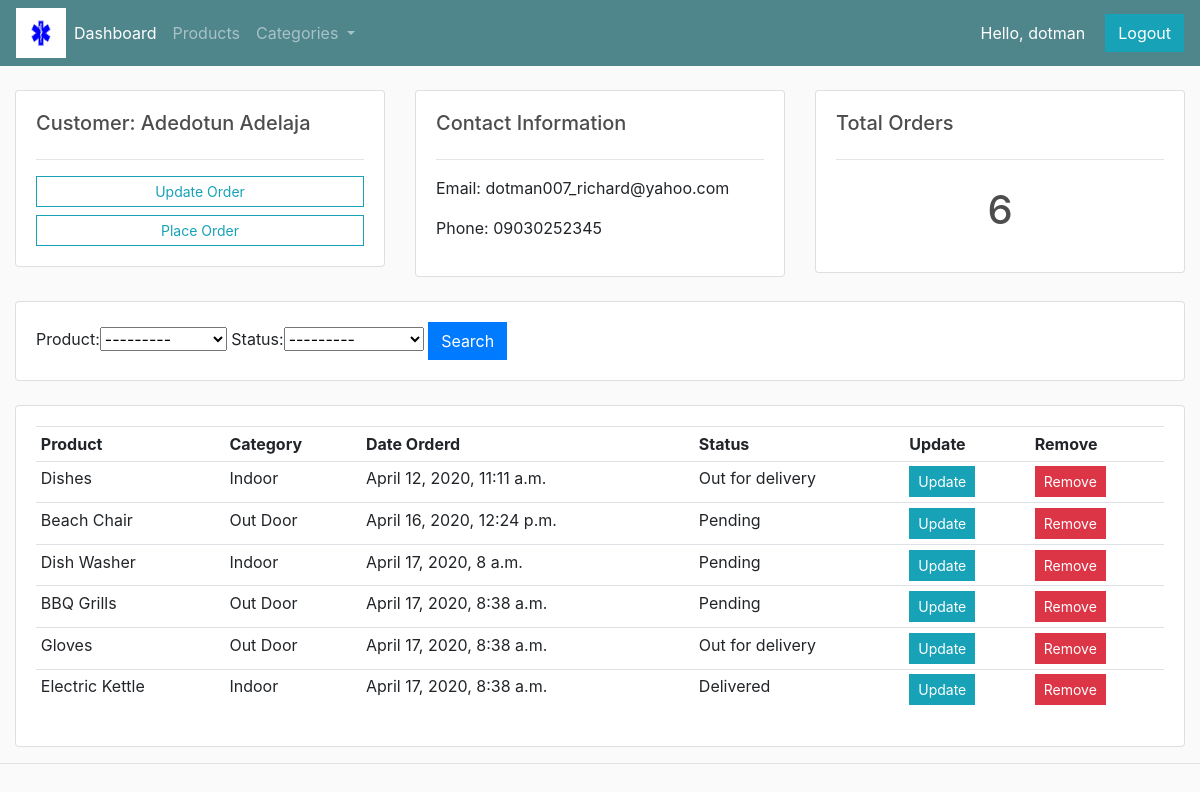
Page /customer/1 (signed in) on the committed database.
### medical/models.py (models this page shows, shortened)
class Customer(models.Model):
	user = models.OneToOneField(User, null=True, blank=True, on_delete=models.CASCADE)
	name = models.CharField(max_length=200, null=True)
	phone = models.CharField(max_length=200, null=True)
	profile_pic = models.ImageField(default='default.png', null=True, blank=True)
	email = models.CharField(max_length=200, null=True)
	date_created = models.DateTimeField(auto_now_add=True, null=True)

class Order(models.Model):
	STATUS = (
			('Pending', 'Pending'),
			('Out for delivery', 'Out for delivery'),
			('Delivered', 'Delivered'),
			)
	customer = models.ForeignKey(Customer, null=True, on_delete= models.CASCADE)
	product = models.ForeignKey(Product, null=True, on_delete= models.CASCADE)
	date_created = models.DateTimeField(auto_now_add=True, null=True)
	status = models.CharField(max_length=200, null=True, choices=STATUS)

class Product(models.Model):
	CATEGORY = (
			('Indoor', 'Indoor'),
			('Out Door', 'Out Door'),
			)
	name = models.CharField(max_length=200, null=True)
	price = models.FloatField(null=True)
	p_image = models.ImageField(null=True, blank=True,)
	category = models.CharField(max_length=200, null=True, choices=CATEGORY)
	description = models.CharField(max_length=200, null=True, blank=True)
	date_created = models.DateTimeField(auto_now_add=True, null=True)
	tags = models.ManyToManyField(Tag)
	def __str__(self):
		return self.name

### medical/decorators.py (the view)
        def wrapper_func(request, *args, **kwargs):
            group = None
            if request.user.groups.exists():
                group = request.user.groups.all()[0].name
            if group in allowed_roles:
                return view_func(request, *args, **kwargs)
            else:
                return HttpResponse('You are not authorized to view this page')

### medical/views.py (called while the page is built)
@login_required(login_url='medical:login')
@allowed_users(allowed_roles=['admin'])
def customer(request, cust):
	customer = Customer.objects.get(id=cust)
	orders = customer.order_set.all()
	orders_count = orders.count()
	myFilter = OrderFilter(request.GET, queryset=orders)
	orders = myFilter.qs
	context = {'customer': customer, 'orders': orders, 'orders_count': orders_count, 'myFilter': myFilter}
	return render(request, 'medical/customer.html', context)

### medical/templates/medical/customer.html (shortened to what this page needs)
{%  extends 'medical/main.html' %}
{% block content %}
	<br>
<div class="row">
	<div class="col-md">
		<div class="card card-body">
			<h5>Customer: {{customer.name}}</h5>
			<hr>
			<a class="btn btn-outline-info  btn-sm btn-block" href="">Update Order</a>
			<a class="btn btn-outline-info  btn-sm btn-block" href="{% url 'medical:order_form' customer.id %}">Place Order</a>
		</div>
	</div>
	<div class="col-md">
		<div class="card card-body">
			<h5>Contact Information</h5>
			<hr>
			<p>Email: {{customer.email}} </p>
			<p>Phone: {{customer.phone}} </p>
		</div>
	</div>
	<div class="col-md">
		<div class="card card-body">
			<h5>Total Orders</h5>
			<hr>
			<h1 style="text-align: center;padding: 10px">{{orders_count}}</h1>
		</div>
	</div>
</div>
<br>
<div class="row">
	<div class="col">
		<div class="card card-body">
			<form method="get">
				{{myFilter.form}}
		    <button class="btn btn-primary" type="submit">Search</button>
		  </form>
		</div>
	</div>
</div>
<br>
<div class="row">
	<div class="col-md">
		<div class="card card-body">
			<table class="table table-sm">
				<tr>
					<th>Product</th>
					<th>Category</th>
					<th>Date Orderd</th>
					<th>Status</th>
					<th>Update</th>
					<th>Remove</th>
				</tr>
				{% for o in orders %}
				<tr>
					<td>{{o.product}}</td>
					<td>{{o.product.category}}</td>
					<td>{{o.date_created}}</td>
					<td>{{o.status}}</td>
					<td><a class="btn btn-sm btn-info" href="{% url 'medical:update_form' o.id %}">Update</a></td>
					<td><a class="btn btn-sm btn-danger" href="{% url 'medical:delete_form' o.id %}">Remove</a></td>
				</tr>
				{% endfor %}
			</table>
		</div>
	</div>
</div>
{% endblock %}

### medical/templates/medical/navbar.html (shortened to what this page needs)
{% load static %}
<nav class="navbar navbar-expand-lg navbar-dark bg-dark">
 <img class="navbar1" src="{% static 'medical/img/med.png' %}">
  <div class="collapse navbar-collapse" id="navbarNav">
    <ul class="navbar-nav">
    {% if request.user.is_staff %}
      <li class="nav-item active">
        <a class="nav-link" href="{% url 'medical:home' %}">Dashboard</a>
      </li>
      <li class="nav-item">
        <a class="nav-link" href="{% url 'medical:products' %}">Products</a>
      </li>
    <li class="nav-item dropdown">
      <a class="nav-link dropdown-toggle" href="#" id="navbarDropdown" role="button" data-toggle="dropdown" aria-haspopup="true" aria-expanded="false">
        Categories
      </a>
    </li>
    {% else %}
      <li class="nav-item">
        <a class="nav-link" href="{% url 'medical:account' %}">Settings</a>
      </li>
    {%endif%}
    </ul>
  </div>
  <span id="hello-msg">Hello, {{request.user}} </span>
  <span><a class="btn btn-info" href="{% url 'medical:logout' %}">Logout</a></span>
</nav>

### medical/static/medical/css/main.css (style rules this page uses)
body { background-color: #ebeff5; }
#hello-msg { color: #fff; margin-right: 20px; }
body { background-color: hsl(0, 0%, 98%); }
h1,h2,h3,h4,h5,h6 { color:hsl(0, 0%, 30%); }
.bg-dark { background-color: #4f868c!important; }
.btn { border-radius: 0; }

### medical/templates/medical/navbar.html (style rules this page uses)
#hello-msg { color: #fff; margin-right: 20px; }
.navbar1 { height: 50px; width: 50px; }

### rows in the picture
Customer: name "Adedotun Adelaja", email "dotman007_richard@yahoo.com", phone "09030252345"
Order: product "Dishes", product.category "Indoor", date_created "April 12, 2020, 11:11 a.m.", status "Out for delivery"
Order: product "Beach Chair", product.category "Out Door", date_created "April 16, 2020, 12:24 p.m.", status "Pending"
Order: product "Dish Washer", product.category "Indoor", date_created "April 17, 2020, 8 a.m.", status "Pending"
Order: product "BBQ Grills", product.category "Out Door", date_created "April 17, 2020, 8:38 a.m.", status "Pending"
Order: product "Gloves", product.category "Out Door", date_created "April 17, 2020, 8:38 a.m.", status "Out for delivery"
Order: product "Electric Kettle", product.category "Indoor", date_created "April 17, 2020, 8:38 a.m.", status "Delivered"

### other values in the picture
{{ request.user }} "dotman"
{{ orders_count }} "6"
